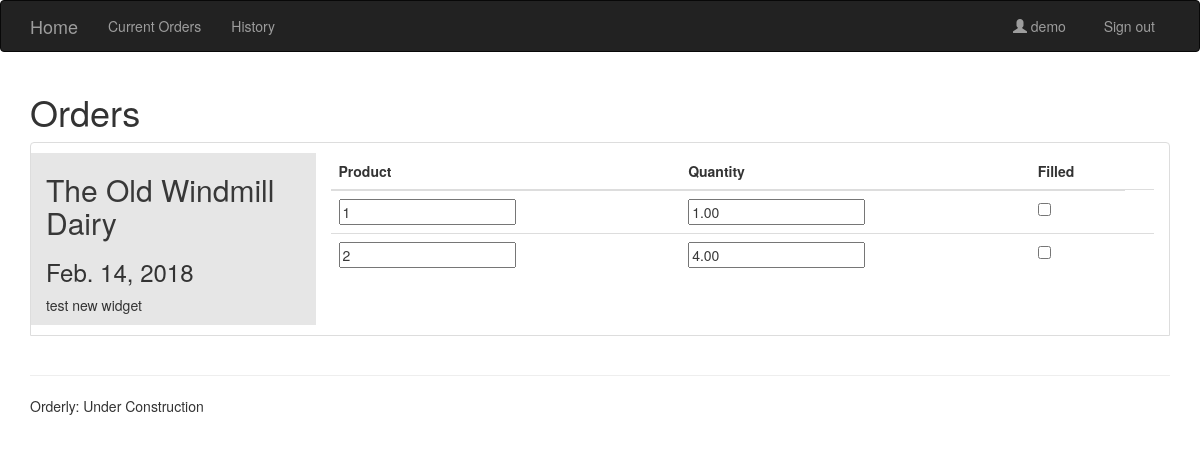
The app's page /pending/ (signed in) with its own data.
### orders/models.py (models this page shows, shortened)
class Business(models.Model):
  business_name = models.CharField(max_length=60)
  contact_name = models.CharField(max_length=60)
  website = models.URLField(max_length=200, blank=True)
  email = models.EmailField(max_length=254, blank=True)
  phone = models.CharField(max_length=15, blank=True)
  address = models.CharField(max_length=260, blank=True)
  about = models.TextField(max_length=600, null=True, default=None)
  account = models.OneToOneField(userModels.Account, related_name='business', null=True, default=None, on_delete=models.CASCADE)
  picture = models.OneToOneField(userModels.Picture, related_name='business', blank=True, null=True, on_delete=models.CASCADE)
  class Meta:
      verbose_name_plural = "businesses"

class Order(models.Model):
  connection = models.ForeignKey(Connection, on_delete=models.CASCADE, default=None) #set to deleted user
  ORDER_STATUS_CHOICES = (
    ('P', 'Pending'),   #user needs to approve order from email or new customer
    ('C', 'Current'),   #current orders show up in the default to-do list
    ('D', 'Delivered'), #delivered orders will be removed from to-do list, but can be searched
  )
  status = models.CharField(max_length=1, choices=ORDER_STATUS_CHOICES, default='C')
  requested_delivery = models.DateField('requested delivery date', default=(date.today() + timedelta(days=7))) # set to the future to set up recurring orders.
  notes = models.TextField(max_length=600, blank=True)

### orders/views.py (the view)
# urls.py: path('pending/', views.orderList, {'status':'P'} , name='pending'),
@login_required
def orderList(request, status='C'):
  businessID = request.user.account.business.id
  rawList = list(Order.objects.filter(connection__vendor_id=businessID, status=status).order_by('requested_delivery'))
  business = get_object_or_404(Business, id=businessID)
  orderList = []
  number = 0
  for order in rawList:
    formset = OrderItemModelSet(request.POST or None, prefix=str(number), queryset=OrderItem.objects.filter(order = order))
    number += 1
    if (request.method == 'POST'):
      instances = formset.save()
      order.save()
    orderList.append({'business': order.connection.customer,
                      'orderItemFormset': formset,
                      'order': order,
                      'status': order.status,
                    })
  context = {'list': orderList, 'business': business}
  return render(request, 'orders/orderlist.html', context)

### orders/templates/orders/orderlist.html (shortened to what this page needs)
{% extends 'list.html' %}
{% load bootstrap3 %}
{% block title %}Orders{% endblock %}
{% block itemTitle %}
    <h2><a href="{% url 'orders:about' item.business.account.slug %}">{{ item.business.business_name }}</a></h2>
    <h3>{{item.order.requested_delivery}}</h3>
    <p>{{ item.order.notes }}</p>
{% endblock %}
{% block itemContent %}
<form action="" method="post">{% csrf_token %}
  <table class="table orderDetailList {{item.status}}">
  {% for form in item.orderItemFormset %}
    {% if forloop.first %}
    <thead>
      <tr>
      {% for field in form.visible_fields %}
        <th>{{ field.label}}</th>
      {% endfor %}
      </tr>
    </thead>
    {% endif %}
    <tr class="orderItem">
      {% for field in form %}
          <td>{{ field}}</td>
      {% endfor %}
  {% endfor %}
    </tr>
  </table>
{% endblock %}

### shared_templates/list.html (shortened to what this page needs)
{% extends 'base.html' %}
{% block content %}
  <div class="container">
    <h1>{% block title %} Orderly {% endblock %}</h1>
    <ul class="list-group">
    {% for item in list %}
    <li class="list-group-item">
      <div class="row row-eq-height {% cycle 'row1' 'row2' %}">
        <div class="col-12 col-md-3 rowTitle">
          {% block itemTitle %}{% endblock %}
        </div>
        <div class="col-12 col-md-9">
          {% block itemContent %}{% endblock %}
        </div>
      </div>
    </li>
    {% empty %}
      <div class="row row1">
        <div class="col">
          <p> Nothing to show. </p>
        </div>
      </div>
    {% endfor %}
    </ul>
  </div>
{% endblock %}

### shared_templates/base.html (shortened to what this page needs)
{% load static from staticfiles %}
{% load bootstrap3 %}
<!DOCTYPE html>
<html lang="en">
  <head>
    {% bootstrap_css %}
    <link rel="stylesheet" href="http://code.jquery.com/ui/1.8.18/themes/base/jquery-ui.css" type="text/css" media="all"/>
    <link href="{% static 'orders/css/orders.css' %}" rel="stylesheet">
  </head>
<body>
  <div class="wrapper">
    <div class="navbar navbar-inverse">
      <div class="container">
        <div class="navbar-header">
          <a class="navbar-brand" href="{% url 'users:index' %}">Home</a>
        </div>
        <div class="navbar-collapse collapse">
          <ul class="nav navbar-nav">
            <li class=""><a href="{% url 'orders:orders' %}">Current Orders</a></li>
            <li class=""><a href="{% url 'orders:history' %}">History</a></li>
          </ul>
          {% block nav_user %}
            {% if user.is_authenticated %}
              <ul class="nav navbar-nav navbar-right">
                <li id="nav-username"><a href="{% url 'orders:index' %}">
                  <span class="glyphicon glyphicon-user"></span>  {{ user.get_username }} &nbsp; </a>
                </li>
                <li>
                  <a href="{% url 'logout' %}">Sign out</a>
                </li>
              </ul>
            {% endif %}
          {% endblock %}
        </div>
      </div>
    </div>
{% block content %}
{% endblock %}
  </div> {% comment %} wrapper ends {% endcomment %}
  <div id="page-footer">
	<div class="container">
	  <footer>
		<hr />
		<p>Orderly: Under Construction</p>
	  </footer>
    </div>
  </div>
</body>
</html>

### orders/static/orders/css/orders.css (style rules this page uses)
.row1 .rowTitle { background-color: rgba(124, 124, 124, 0.19); }
a { color: #383838; }
.orderDetailList .orderItem { background: none; color: #383838; text-align: left; }

### records on screen
Business: business.business_name "The Old Windmill Dairy", order.requested_delivery "Feb. 14, 2018", order.notes "test new widget", label "Product" "Quantity" "Filled", form "1" "1.00" "2" "4.00"

### other values on screen
{{ user.get_username }} "demo"
